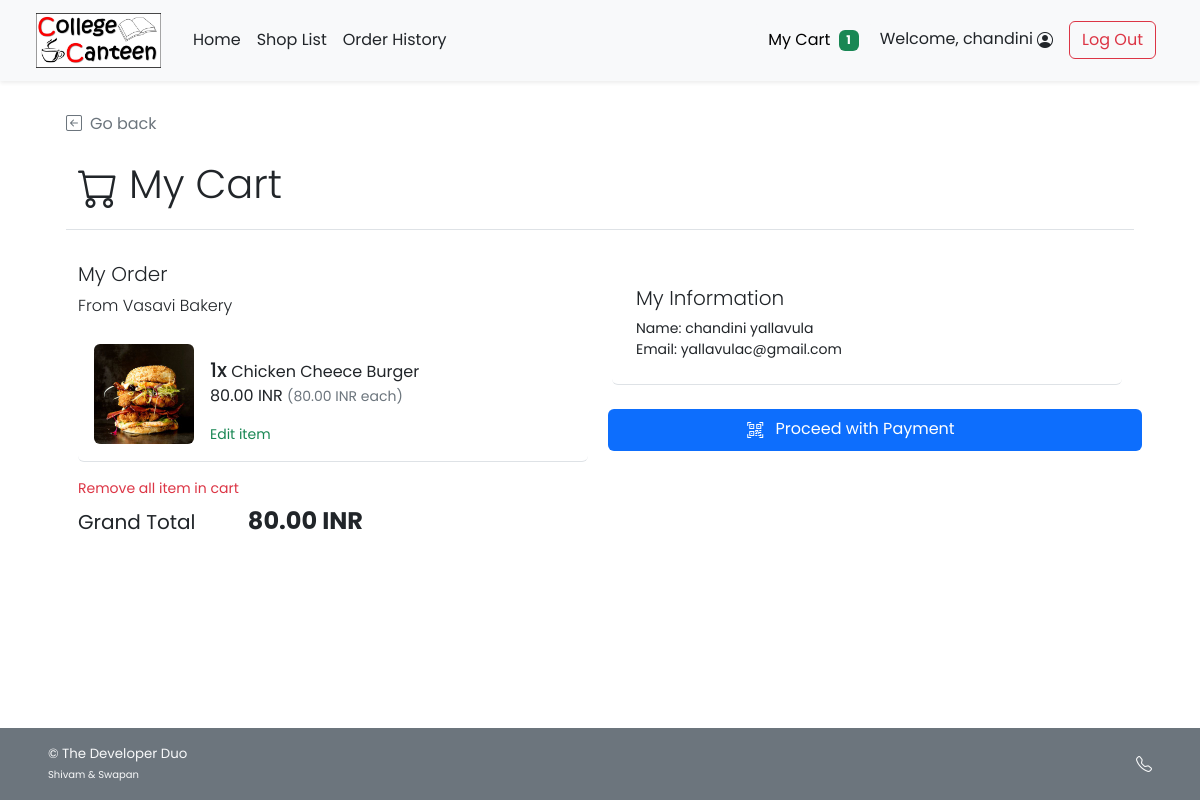
/cust_cart.php (signed in), run on the app's committed database.
### tables this page shows
CREATE TABLE `shop` (
  `s_username` varchar(45) NOT NULL,
  `s_pwd` varchar(45) NOT NULL,
  `s_name` varchar(100) NOT NULL,
  `s_location` varchar(100) NOT NULL,
  `s_email` varchar(100) NOT NULL,
  `s_phoneno` varchar(45) NOT NULL,
  `s_pic` text DEFAULT NULL,
  `s_id` int(11) NOT NULL
);

CREATE TABLE `cart` (
  `ct_id` int(11) NOT NULL,
  `ct_amount` int(11) NOT NULL,
  `ct_note` text NOT NULL,
  `s_id` int(11) NOT NULL,
  `f_id` int(11) NOT NULL,
  `c_id` int(11) NOT NULL
);

CREATE TABLE `food` (
  `f_id` int(11) NOT NULL,
  `s_id` int(11) NOT NULL,
  `f_name` varchar(100) NOT NULL,
  `f_price` decimal(6,2) NOT NULL,
  `f_pic` text DEFAULT NULL
);

CREATE TABLE `customer` (
  `c_username` varchar(45) NOT NULL,
  `c_pwd` varchar(45) NOT NULL,
  `c_firstname` varchar(45) NOT NULL,
  `c_lastname` varchar(45) NOT NULL,
  `c_email` varchar(100) NOT NULL,
  `c_gender` varchar(1) NOT NULL COMMENT 'M for Male, F for Female',
  `c_type` varchar(3) NOT NULL COMMENT 'Type of customer in this canteen (STD for student,STF for staff, GUE for guest, ADM for admin, OTH for other)',
  `c_id` int(11) NOT NULL
);

### cust_cart.php (the view, shortened to what this page needs)
<!DOCTYPE html>
<html lang="en">
<head>
    <?php
    include("conn_db.php");
    include('head.php');
    $no_order = false;
    ?>
    <link href="css/main.css" rel="stylesheet">
    <link href="css/menu.css" rel="stylesheet">
</head>
<body class="d-flex flex-column h-100">
    <?php include('nav_header.php')?>
    <div class="container px-5 py-4" id="cart-body">
        <div class="row my-4">
            <a class="nav nav-item text-decoration-none text-muted mb-2" href="#" onclick="history.back();">
                <i class="bi bi-arrow-left-square me-2"></i>Go back
            </a>
            <h2 class="py-3 display-6 border-bottom">
                <i class="bi bi-cart"></i> My Cart
            </h2>
        </div>
        <?php
            $ct_query = "SELECT * FROM cart WHERE c_id = {$_SESSION['cid']}";
            $cart_numrow = $mysqli -> query($ct_query) -> num_rows;
            if($cart_numrow > 0){
        ?>
        <div class="row row-cols-1 row-cols-md-2 mb-5">
            <div class="col">
                <div class="row row-cols-1">
                    <div class="col">
                        <h5 class="fw-light">My Order</h5>
                        <p class="fw-light">From
                            <?php
                                $cart_query = "SELECT s_id,s_name FROM shop s WHERE s_id = (SELECT s_id FROM cart WHERE c_id = {$_SESSION['cid']} LIMIT 0,1)";
                                $cart_result = $mysqli -> query($cart_query) -> fetch_array();
                                echo $cart_result["s_name"];
                            ?>
                        </p>
                    </div>
                    <div class="col">
                        <ul class="list-group">
                            <?php
                                $cartdetail_query = "SELECT ct.ct_amount,ct.f_id,f_pic,f.f_name,f.f_price,ct.ct_note
                                FROM cart ct INNER JOIN food f ON ct.f_id = f.f_id WHERE ct.c_id = {$_SESSION['cid']}";
                                $cartdetail_result = $mysqli -> query($cartdetail_query);
                                while($row = $cartdetail_result -> fetch_array()){
                            ?>
                            <li
                                class="list-group-item d-flex border-0 pb-3 border-bottom w-100 justify-content-between align-items-center">
                                <div class="image-parent">
                                    <img <?php
                                        if(is_null($row["f_pic"])){echo "src='img/default.png'";}
                                        else{echo "src=\"img/{$row['f_pic']}\"";}
                                    ?> class="img-fluid rounded" style="width: 100px; height:100px; object-fit:cover;"
                                        alt="f_pic">
                                </div>
                                <div class="ms-3 mt-3 me-auto">
                                    <div class="fw-normal"><span class="h5"><?php echo $row["ct_amount"]?>x</span>
                                        <?php echo $row["f_name"]?>
                                        <p><?php printf("%.2f INR <small class='text-muted'>(%.2f INR each)</small>",$row["f_price"]*$row["ct_amount"],$row["f_price"])?><br />
                                        </p>
                                        <?php
                                        $rmv_link = false;
                                        if($rmv_link){?>
                                        <a href="remove_cart_item.php?rmv=1&s_id=<?php echo $cart_result["s_id"];?>&f_id=<?php echo $row["f_id"];?>"
                                            class="text-decoration-none text-danger nav nav-item small">Remove item</a>
                                        <?php }else {?>
                                        <a href="cust_update_cart.php?s_id=<?php echo $cart_result["s_id"];?>&f_id=<?php echo $row["f_id"];?>"
                                            class="text-decoration-none text-success nav nav-item small">Edit item</a>
                                        <?php } ?>
                                    </div>
                            </li>
                            <?php } ?>
                        </ul>
                        <div class="col my-3">
                            <ul class="list-inline justify-content-between">
                                <li class="list-item mb-2">
                                    <a href="remove_cart_all.php?rmv=1&s_id=<?php echo $cart_result["s_id"];?>"
                                        class="nav nav-item text-danger text-decoration-none small" name="rmv_all" id="rmv_all">
                                        Remove all item in cart
                                    </a>
                                </li>
                                <li class="list-inline-item fw-normal h5 me-5">Grand Total</li>
                                <li class="list-inline-item fw-bold h4">
                                    <?php
                                        $gt_query = "SELECT SUM(ct.ct_amount*f.f_price) AS grandtotal FROM cart ct INNER JOIN food f
                                        ON ct.f_id = f.f_id WHERE ct.c_id = {$_SESSION['cid']} GROUP BY ct.c_id";
                                        $gt_arr = $mysqli -> query($gt_query) -> fetch_array();
                                        $order_cost = $gt_arr["grandtotal"];
                                        printf("%.2f INR",$order_cost);
                                        if($order_cost<5){
                                            $min_cost = false;  $no_order=true;
                                        }else{
                                            $min_cost = true;
                                        }
                                    ?>
                                </li>
                            </ul>
                        </div>
                    </div>
                </div>
            </div>
            <div class="col mt-3 mt-md-0">
                <div class="row row-cols-1">
                    <div class="col mb-3">
                        <div class="card p-2 p-md-4 border-0 border-bottom">
                            <h5 class="card-title fw-light">My Information</h5>
                            <ul class="card-text list-unstyled m-0 p-0 small">
                                <?php
                                    $cust_query = "SELECT c_email FROM customer WHERE c_id = {$_SESSION['cid']} LIMIT 0,1";
                                    $cust_arr = $mysqli -> query($cust_query) -> fetch_array();
                                ?>
                                <li>Name: <?php echo $_SESSION["firstname"]." ".$_SESSION["lastname"]; ?></li>
                                <li>Email: <?php echo $cust_arr["c_email"]?> </li>
                            </ul>
                        </div>
                    </div>
                            <?php if($no_order){ ?>
                            <button type="submit" class="w-100 btn btn-danger disabled" name="place_order" id="place_order"
                                disabled>
                                <?php
                                    if(!$min_cost){
                                        echo "Your order is less than minimum amount.";
                                    }else{
                                        echo "Cannot proceed with payment";
                                    }
                                ?>
                            </button>
                            <?php }else{ ?>
                                <a href="payment.php" class="  mt-2 ms-2 p-2 bg-primary text-white text-center rounded  border-0 text-decoration-none link-light">
                                <i class="bi bi-qr-code-scan"></i><span class="ms-2 mt-2 me-5"> Proceed with Payment</span>
                            </a>
                            <?php } ?>
                </div>
            </div>
        </div>
        <?php } ?>
    </div>
    <?php include('footer.php')?>
</body>
</html>

### head.php (shortened to what this page needs)
<link href="https://cdn.jsdelivr.net/npm/bootstrap@5.2.1/dist/css/bootstrap.min.css" rel="stylesheet">
<link rel="stylesheet" href="../img/logo.jpg">
<link rel="stylesheet" href="https://cdn.jsdelivr.net/npm/bootstrap-icons@1.9.1/font/bootstrap-icons.css">

### nav_header.php (shortened to what this page needs)
<header class="navbar navbar-expand-md navbar-light bg-light fixed-top shadow-sm mb-auto">
  <div class="container-fluid mx-4">
    <a class="navbar-brand" href="index.php">
        <img src="img/logo.jpg" alt="FOODCAVE LOGO" width="125" class="me-2">
    </a>
    <div class="collapse navbar-collapse" id="navbarCollapse">
      <ul class="navbar-nav me-auto mb-2 mb-md-0">
        <li class="nav-item">
          <a class="nav-link px-2 text-dark" aria-current="page" href="index.php">Home</a>
        </li>
        <li class="nav-item">
          <a class="nav-link px-2 text-dark" href="shop_list.php">Shop List</a>
        </li>
        <?php if(isset($_SESSION['cid'])){ ?>
            <li class="nav-item">
                <a href="cust_order_history.php" class="nav-link px-2 text-dark">Order History</a>
            </li>
        <?php } ?>
      </ul>
      <div class="d-flex">
        <?php if(!isset($_SESSION['cid'])){ ?>
            <a href="cust_regist.php" class="btn btn-outline-secondary me-2">Sign Up</a>
            <a href="cust_login.php" class="btn btn-success">Log In</a>
        <?php }else{ ?>
            <ul class="navbar nav me-auto mb-2 mb-md-0">
                <li class="nav-item">
                    <a href="cust_cart.php" class="btn btn-light" type="button">My Cart
                        <?php
                        $incart_query="SELECT SUM(ct_amount) AS incart_amt FROM cart WHERE c_id={$_SESSION['cid']}";
                        $incart_result = $mysqli -> query($incart_query) -> fetch_array();
                        $incart_amt = $incart_result["incart_amt"];
                        if($incart_amt>0){ ?>
                        <span class="ms-1 badge bg-success">
                            <?php echo $incart_amt;?>
                        </span>
                        <?php }else{ ?>
                            <span class="ms-1 badge bg-secondary">0</span>
                        <?php } ?>
                    </a>
                </li>
                <li class="nav-item">
                    <a href="cust_profile.php" class="nav-link px-2 text-dark">
                        Welcome, <?=$_SESSION['firstname']?>
                        <i class="bi bi-person-circle"></i>
                    </a>
                </li>
                <li class="nav-item">
                    <a href="logout.php" class="mx-2 mt-1 mt-md-0 btn btn-outline-danger">Log Out</a>
                </li>
            </ul>
        <?php } ?>
      </div>
    </div>
  </div>
</header>

### footer.php
<footer
        class="footer d-flex flex-wrap justify-content-between align-items-center px-5 py-3 mt-auto bg-secondary text-light">
        <span class="smaller-font">&copy; The Developer Duo <br /><span class="xsmall-font">Shivam & Swapan</span></span>
        <ul class="nav justify-content-end list-unstyled d-flex">
            <li class="ms-3">
                <a class="text-light" target="_blank" href="footdirect.php">
                    <i class="bi bi-telephone"></i>
                </a>
            </li>
        </ul>
</footer>

### css/main.css (style rules this page uses)
html { height: 100%; }
body { height: 100%; padding-top: 4rem; margin-bottom: -50px; font-family: 'Poppins', 'Noto Sans Thai', sans-serif; }
a { cursor: pointer; }
.bi { vertical-align: -.125em; fill: currentColor; }
.text-white { color: white; }
.smaller-font { font-size: smaller; }
.xsmall-font { font-size: x-small; }

### css/menu.css (style rules this page uses)
html, body { height: 100%; }
.image-parent { max-width: 100px; }

### data on the page
shop: s_name "Vasavi Bakery"
cart: f.f_pic (picture), ct_amount "1", f.f_name "Chicken Cheece Burger", $row['f_price']*$row['ct_amount'] "80.00", f.f_price "80.00"
customer: c_email "yallavulac@gmail.com"

### other printed values
$incart_amt "1"
$_SESSION['firstname'] "chandini"
$order_cost "80.00"
$_SESSION["firstname"] "chandini"
$_SESSION["lastname"] "yallavula"
